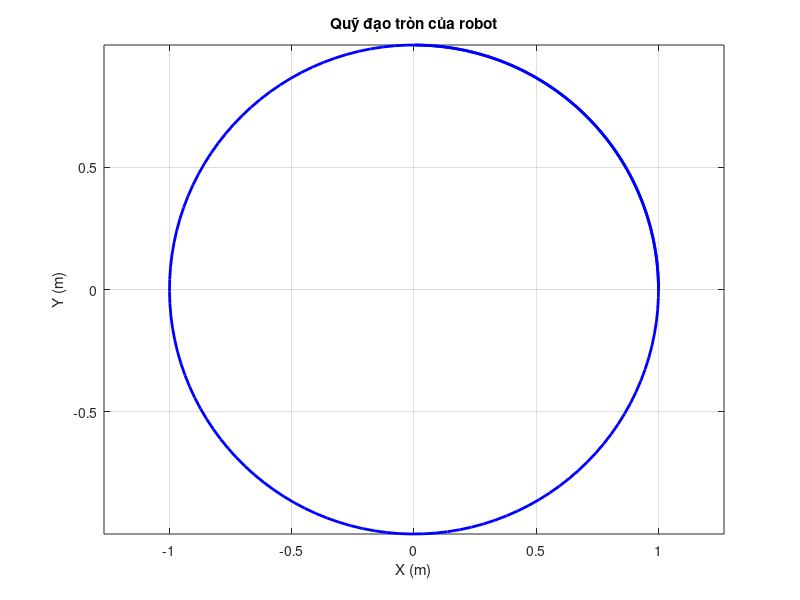
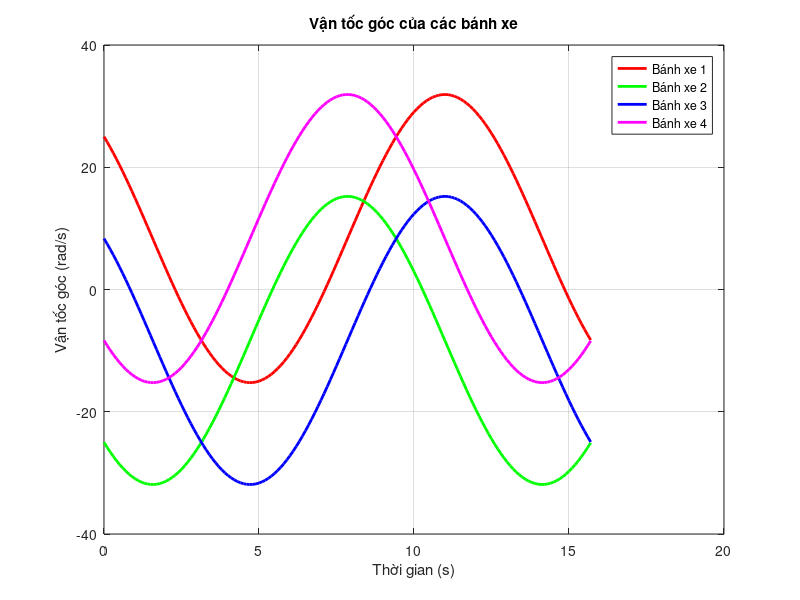

Write the MATLAB code that produced these figures, in order.
% Thông số hệ thống
R = 1; % Bán kính quỹ đạo tròn (m)
omega_trajectory = 0.5; % Vận tốc góc của quỹ đạo (rad/s)
r = 0.03; % Bán kính bánh xe (m)
L = 0.5; % Khoảng cách từ tâm robot đến tâm bánh xe (m)

% Thời gian mô phỏng
t = 0:0.1:15.7; % Thời gian từ 0 đến 10 giây, bước 0.1 giây

% Quỹ đạo tròn
X0 = R * cos(omega_trajectory * t);
Y0 = R * sin(omega_trajectory * t);

% Vận tốc của robot
dX0 = -R * omega_trajectory * sin(omega_trajectory * t);
dY0 = R * omega_trajectory * cos(omega_trajectory * t);
dTheta = omega_trajectory; % Vận tốc góc của robot (giả sử không đổi)

% Ma trận Jacobian nghịch đảo (4x3)
J_inv = (1/r) * [1, 1, L;
                 1, -1, -L;
                 1, 1, -L;
                 1, -1, L];

% Tính vận tốc góc của từng bánh xe
omega_wheels = zeros(4, length(t)); % Ma trận lưu vận tốc góc của 4 bánh xe
for i = 1:length(t)
    v_robot = [dX0(i); dY0(i); dTheta]; % Vận tốc của robot (3x1)
    omega_wheels(:, i) = J_inv * v_robot; % Vận tốc góc của các bánh xe
end

% Hiển thị kết quả
figure;
plot(X0, Y0, 'b-', 'LineWidth', 2); % Vẽ quỹ đạo tròn
xlabel('X (m)');
ylabel('Y (m)');
title('Quỹ đạo tròn của robot');
grid on;
axis equal;

% Hiển thị vận tốc góc của các bánh xe
figure;
plot(t, omega_wheels(1, :), 'r-', 'LineWidth', 2); hold on;
plot(t, omega_wheels(2, :), 'g-', 'LineWidth', 2);
plot(t, omega_wheels(3, :), 'b-', 'LineWidth', 2);
plot(t, omega_wheels(4, :), 'm-', 'LineWidth', 2);
xlabel('Thời gian (s)');
ylabel('Vận tốc góc (rad/s)');
title('Vận tốc góc của các bánh xe');
legend('Bánh xe 1', 'Bánh xe 2', 'Bánh xe 3', 'Bánh xe 4');
grid on;